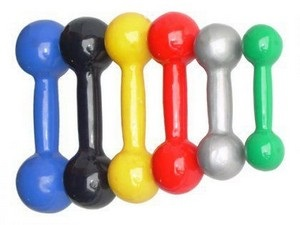
#> input picture Pratica2/halteres.jpg, 300 x 225 px
$ python kmeans-atv1-rel2.py
#> lines starting #> are read from the running program, lines starting #| are printed output that depends on the picture
import numpy as np
from sklearn.cluster import KMeans
import matplotlib.pyplot as plt
from PIL import Image

# Load the image
image = Image.open("halteres.jpg")
#> image is the input picture: PIL image 300x225 RGB; mean R, G, B 195.6, 188.2, 179.8

# Convert the image to a numpy array
image_array = np.array(image)

# Reshape the array to a 2D array of pixels (rows) by RGB values (columns)
reshaped_array = image_array.reshape(-1, 3)

# Define a list of numbers of clusters to try
num_clusters_list = [4,5,6,7]

# Plot the results for each number of clusters
plt.figure(figsize=(15, 5))

for i, num_clusters in enumerate(num_clusters_list):
    # Apply KMeans clustering
    kmeans = KMeans(n_clusters=num_clusters, random_state=0)
    kmeans.fit(reshaped_array)

    # Get the labels and centroids
    labels = kmeans.labels_
    centroids = kmeans.cluster_centers_

    # Assign each pixel the color of its cluster's centroid
    clustered_image = centroids[labels].reshape(image_array.shape)

    # Display the clustered image
    plt.subplot(1, len(num_clusters_list), i+1)
    plt.title('Clustered Image ({} clusters)'.format(num_clusters))
    plt.imshow(clustered_image.astype(np.uint8))
    plt.axis('off')
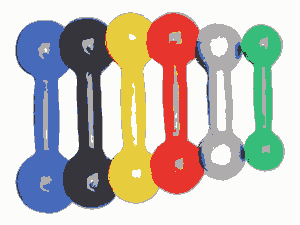
#> clustered_image: shape (225, 300, 3) float64; mean R, G, B 195.6, 188.3, 179.8

plt.show()
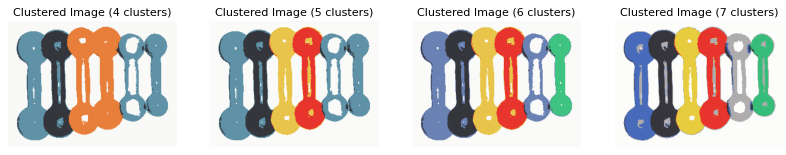
#> figure drawn by matplotlib, 4 panels
